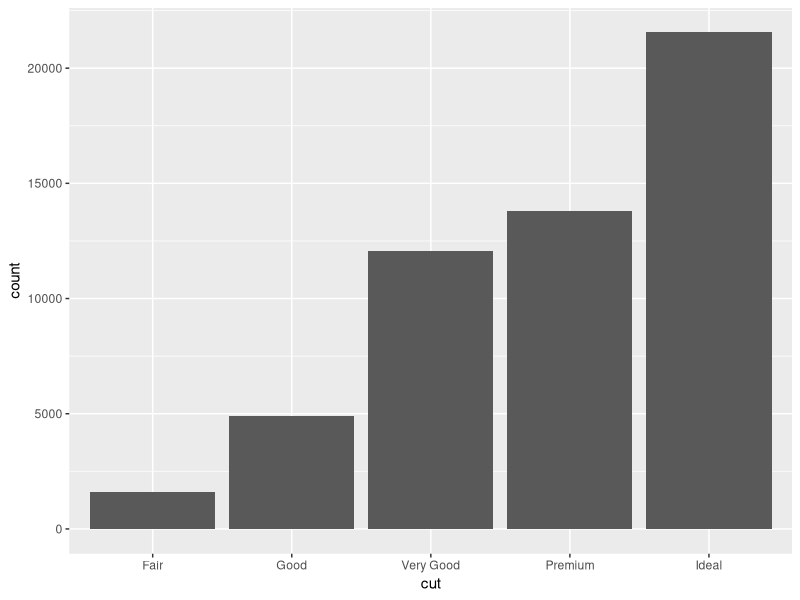
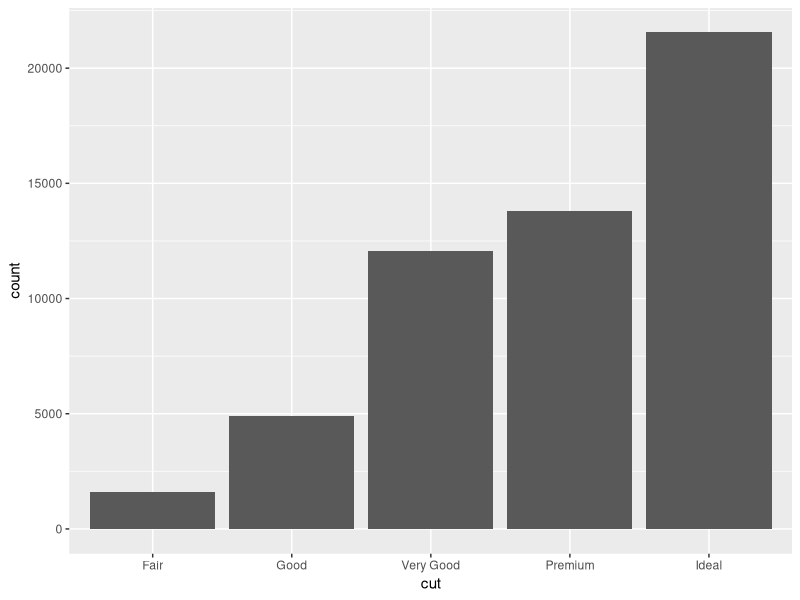
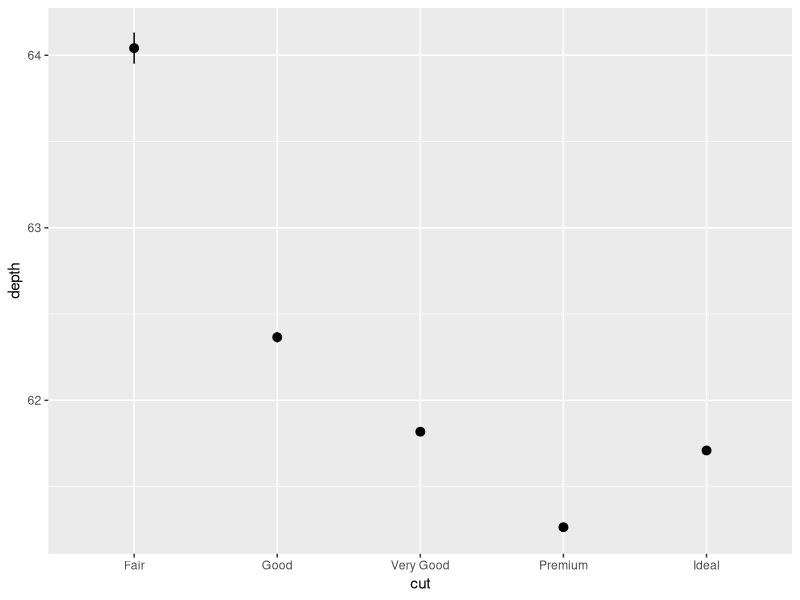

These charts were generated, in order, by the following R code:
# Exercise 2: More ggplot2 Grammar

# Install and load `ggplot2`
# install.packages("ggplot2") # if needed
library("ggplot2")

# For this exercise you will again be working with the `diamonds` data set.
# Use `?diamonds` to review details about this data set



## Statistical Transformations

# Draw a bar chart of the diamonds data, organized by cut
# The height of each bar is based on the "count" (number) of diamonds with that cut
ggplot(data = diamonds) +
  geom_bar(mapping = aes(x = cut), stat = "count")

# Use the `stat_count` to apply the statistical transformation "count" to the diamonds
# by cut. You do not need a separate geometry layer!
ggplot(data = diamonds) + 
  stat_count(mapping = aes(x = cut))

# Use the `stat_summary` function to draw a chart with a summary layer.
# Map the x-position to diamond `cut`, and the y-position to diamond `depth`
# Bonus: use `min` as the function ymin, `max` as the function ymax, and `median` as the function y
ggplot(data = diamonds) +
  stat_summary(mapping = aes(x = cut, y = depth))


## Position Adjustments

# Draw a bar chart of diamond data organized by cut, with each bar filled by clarity.
# You should see a _stacked_ bar chart.


# Draw the same chart again, but with each element positioned to "fill" the y axis


# Draw the same chart again, but with each element positioned to "dodge" each other


# Draw a plot with point geometry with the x-position mapped to `cut` and the y-position mapped to `clarity`
# This creates a "grid" grouping the points


# Use the "jitter" position adjustment to keep the points from all overlapping!
# (This works a little better with a sample of diamond data, such as from the previous exercise).



## Scales

# Draw a "boxplot" (with `geom_boxplot()`) for the diamond's price (y) by color (x)


# This has a lot of outliers, making it harder to read. To fix this, draw the same plot but
# with a _logarithmic_ scale for the y axis.


# For another version, draw the same plot but with `violin` geometry instead of `boxplot` geometry!
# How does the logarithmic scale change the data presentation?


# Another interesting plot: draw a plot of the diamonds price (y) by carat (x), using a heatmap of 2d bins
# (geom_bin2d)
# What happens when you make the x and y channels scale logarithmically?


# Draw a scatter plot for the diamonds  price (y) by carat (x). Color each point by the clarity
# (Remember, this will take a while. Use a sample of the diamonds for faster results)


# Change the color of the previous plot using a ColorBrewer scale of your choice. What looks nice?



## Coordinate Systems

# Draw a bar chart with x-position and fill color BOTH mapped to cut
# For best results, SET the `width` of the geometry to be 1 (fill plot, no space between)
# You can save this to a variable for easier modifications


# Draw the same chart, but with the coordinate system flipped


# Draw the same chart, but in a polar coordinate system. Now you have a Coxcomb chart!



## Facets

# Take the scatter plot of price by carat data (colored by clarity) and add _facets_ based on
# the diamond's `color`



## Saving Plots

# Use the `ggsave()` function to save one of your plots (the most recent one generated) to disk.
# Name the output file "my-plot.png".
# Make sure you've set the working directory!!
